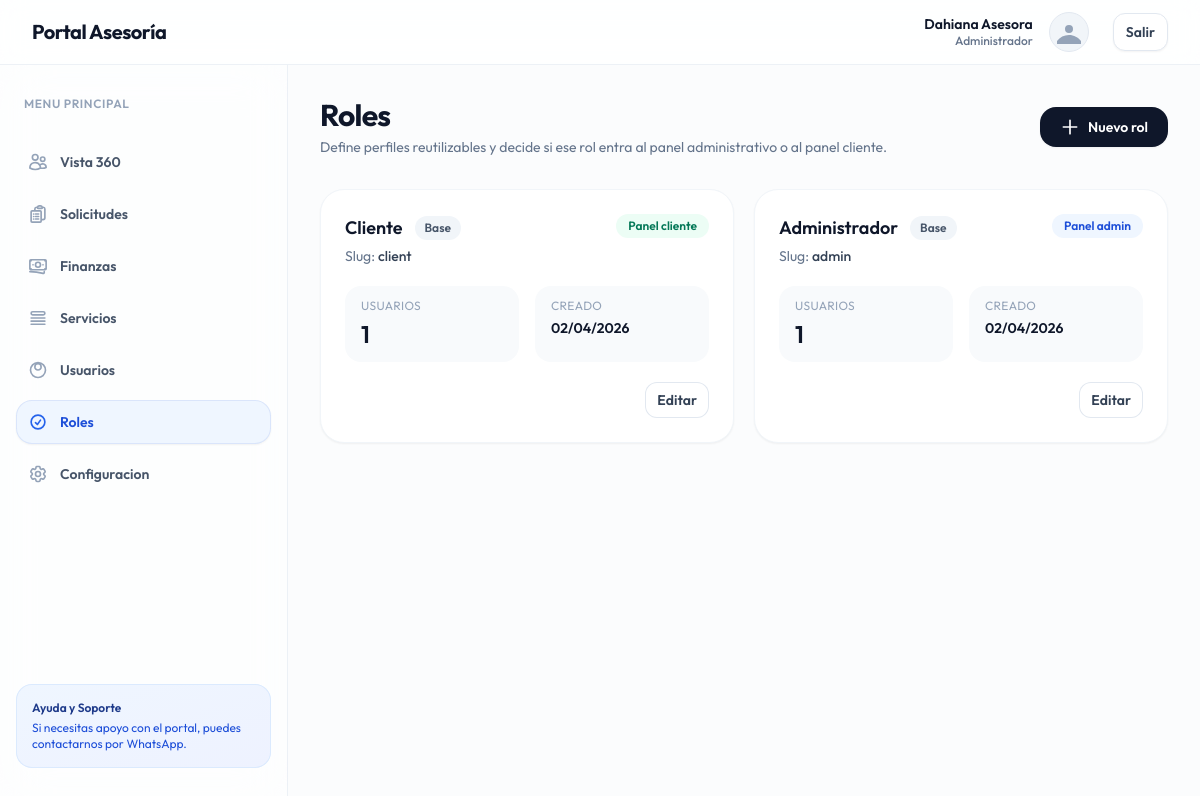
The app's page /admin_roles.php (signed in) with its own data.
### tables this page shows
CREATE TABLE IF NOT EXISTS roles (
    id INT AUTO_INCREMENT PRIMARY KEY,
    name VARCHAR(100) NOT NULL,
    slug VARCHAR(100) NOT NULL UNIQUE,
    access_level ENUM('admin', 'client') NOT NULL DEFAULT 'client',
    created_at TIMESTAMP DEFAULT CURRENT_TIMESTAMP
);

### config.php (called while the page is built, shortened)
<?php
try {
    $pdo = new PDO("mysql:host=" . DB_HOST . ";dbname=" . DB_NAME . ";charset=utf8mb4", DB_USER, DB_PASS);
    $pdo->setAttribute(PDO::ATTR_ERRMODE, PDO::ERRMODE_EXCEPTION);
    $pdo->setAttribute(PDO::ATTR_DEFAULT_FETCH_MODE, PDO::FETCH_ASSOC);
} catch (PDOException $e) {
    die("Database connection failed: " . $e->getMessage());
}
function getRoles($forceRefresh = false) {
    global $pdo;
    static $cache = null;
    if ($forceRefresh || $cache === null) {
        $cache = [];
        try {
            $rows = $pdo->query("SELECT * FROM roles ORDER BY access_level DESC, name ASC")->fetchAll();
            foreach ($rows as $row) {
                $cache[$row['slug']] = $row;
            }
        } catch (PDOException $e) {
            $cache = [
                'admin' => ['name' => 'Administrador', 'slug' => 'admin', 'access_level' => 'admin'],
                'client' => ['name' => 'Cliente', 'slug' => 'client', 'access_level' => 'client'],
            ];
        }
    }
    return $cache;
}
function getRole($slug) {
    $roles = getRoles();
    return $roles[$slug] ?? null;
}
function getRoleName($slug) {
    $role = getRole($slug);
    if ($role) {
        return $role['name'];
    }
    return $slug === 'admin' ? 'Administrador' : ucfirst(str_replace('_', ' ', (string) $slug));
}
function getRoleAccessLevel($slug) {
    $role = getRole($slug);
    if ($role) {
        return $role['access_level'];
    }
    return $slug === 'admin' ? 'admin' : 'client';
}
function canAccessArea($roleSlug, $requiredArea) {
    return getRoleAccessLevel($roleSlug) === $requiredArea;
}
function requireAuth($role = null) {
    if ($role && !canAccessArea($_SESSION['role'], $role)) {
        die('No tienes permisos para acceder a esta pagina.');
    }
}
?>

### admin_roles.php (the view, shortened to what this page needs)
<?php
require_once 'config.php';
requireAuth('admin');
$systemRoles = ['admin', 'client'];
$roles = $pdo->query("
    SELECT r.*,
           COUNT(u.id) AS users_count
    FROM roles r
    LEFT JOIN users u ON u.role = r.slug
    GROUP BY r.id, r.name, r.slug, r.access_level, r.created_at
    ORDER BY r.access_level DESC, r.name ASC
")->fetchAll();
?>
<!DOCTYPE html>
<html lang="es" class="h-full bg-slate-50/50">
<head>
    <script src="https://cdn.tailwindcss.com"></script>
</head>
<body class="h-full">
    <?php include 'components/header.php'; ?>
    <?php include 'components/sidebar.php'; ?>
    <main class="lg:pl-72 py-8">
        <div class="px-4 sm:px-6 lg:px-8 max-w-6xl mx-auto">
            <div class="sm:flex sm:items-center sm:justify-between mb-8">
                <div>
                    <h1 class="text-3xl font-bold tracking-tight text-slate-900">Roles</h1>
                    <p class="mt-1 text-sm text-slate-500">Define perfiles reutilizables y decide si ese rol entra al panel administrativo o al panel cliente.</p>
                </div>
                <button type="button" onclick="openModal('createRoleModal')" class="mt-4 sm:mt-0 inline-flex items-center gap-2 rounded-2xl bg-slate-900 px-5 py-2.5 text-sm font-semibold text-white shadow-sm hover:bg-slate-800 transition-all hover:-translate-y-0.5">
                    <svg class="w-5 h-5" fill="none" viewBox="0 0 24 24" stroke="currentColor" stroke-width="2"><path stroke-linecap="round" stroke-linejoin="round" d="M12 4v16m8-8H4" /></svg>
                    Nuevo rol
                </button>
            </div>
            <div class="grid grid-cols-1 md:grid-cols-2 gap-5">
                <?php foreach ($roles as $role): ?>
                <div class="rounded-3xl bg-white p-6 shadow-sm border border-slate-100">
                    <div class="flex items-start justify-between gap-4">
                        <div>
                            <div class="flex items-center gap-3">
                                <h2 class="text-lg font-semibold text-slate-900"><?= htmlspecialchars($role['name']) ?></h2>
                                <?php if (in_array($role['slug'], $systemRoles, true)): ?>
                                <span class="inline-flex rounded-full bg-slate-100 px-2.5 py-1 text-xs font-semibold text-slate-600">Base</span>
                                <?php endif; ?>
                            </div>
                            <p class="mt-1 text-sm text-slate-500">Slug: <span class="font-medium text-slate-700"><?= htmlspecialchars($role['slug']) ?></span></p>
                        </div>
                        <span class="inline-flex rounded-full px-3 py-1 text-xs font-semibold <?= $role['access_level'] === 'admin' ? 'bg-blue-50 text-blue-700' : 'bg-emerald-50 text-emerald-700' ?>">
                            <?= $role['access_level'] === 'admin' ? 'Panel admin' : 'Panel cliente' ?>
                        </span>
                    </div>
                    <div class="mt-5 grid grid-cols-2 gap-4">
                        <div class="rounded-2xl bg-slate-50 px-4 py-3">
                            <p class="text-xs uppercase tracking-wide text-slate-400">Usuarios</p>
                            <p class="mt-1 text-2xl font-semibold text-slate-900"><?= (int) $role['users_count'] ?></p>
                        </div>
                        <div class="rounded-2xl bg-slate-50 px-4 py-3">
                            <p class="text-xs uppercase tracking-wide text-slate-400">Creado</p>
                            <p class="mt-1 text-sm font-semibold text-slate-900"><?= date('d/m/Y', strtotime($role['created_at'])) ?></p>
                        </div>
                    </div>
                    <div class="mt-5 flex items-center justify-end gap-2">
                        <button type="button" onclick="openModal('editRoleModal<?= $role['id'] ?>')" class="rounded-xl bg-white px-3 py-2 text-sm font-semibold text-slate-700 ring-1 ring-inset ring-slate-200 hover:bg-slate-50">Editar</button>
                    </div>
                </div>
                <?php endforeach; ?>
            </div>
        </div>
    </main>
</body>
</html>

### components/header.php (shortened to what this page needs)
<header class="bg-white/80 backdrop-blur-md border-b border-slate-200/60 sticky top-0 z-40">
    <div class="px-4 sm:px-6 lg:px-8">
        <div class="flex h-16 items-center justify-between">
            <div class="flex items-center gap-3">
                <h1 class="text-xl font-bold text-slate-900 tracking-tight">Portal Asesoría</h1>
            </div>
            <div class="flex items-center gap-4">
                <div class="hidden sm:flex flex-col text-right">
                    <span class="text-sm font-semibold text-slate-900 leading-tight"><?= htmlspecialchars($_SESSION['name']) ?></span>
                    <span class="text-xs font-medium text-slate-500 leading-tight"><?= htmlspecialchars(getRoleName($_SESSION['role'])) ?></span>
                </div>
                <div class="w-10 h-10 rounded-full bg-slate-100 border border-slate-200 flex items-center justify-center overflow-hidden">
                    <svg class="w-6 h-6 text-slate-400" fill="currentColor" viewBox="0 0 24 24">
                        <path d="M24 20.993V24H0v-2.996A14.977 14.977 0 0112.004 15c4.904 0 9.26 2.354 11.996 5.993zM16.002 8.999a4 4 0 11-8 0 4 4 0 018 0z" />
                    </svg>
                </div>
                <a href="auth.php?action=logout" class="ml-2 rounded-xl bg-white px-3 py-2 text-sm font-semibold text-slate-700 shadow-sm border border-slate-200 hover:bg-slate-50 transition-all hover:text-red-600 focus:ring-2 focus:ring-red-100">
                    Salir
                </a>
            </div>
        </div>
    </div>
</header>

### admin_roles.php (style rules this page uses)
body { font-family: 'Outfit', sans-serif; }

### records on screen
roles: name "Administrador", shows "Base", slug "admin", access_level "Panel admin", users_count "1", created_at "02/04/2026"
roles: name "Cliente", shows "Base", slug "client", access_level "Panel cliente", users_count "1", created_at "02/04/2026"

### other values on screen
$_SESSION['name'] "Dahiana Asesora"
$item['label'] "Vista 360"
$item['label'] "Solicitudes"
$item['label'] "Finanzas"
$item['label'] "Servicios"
$item['label'] "Usuarios"
$item['label'] "Roles"
$item['label'] "Configuracion"
